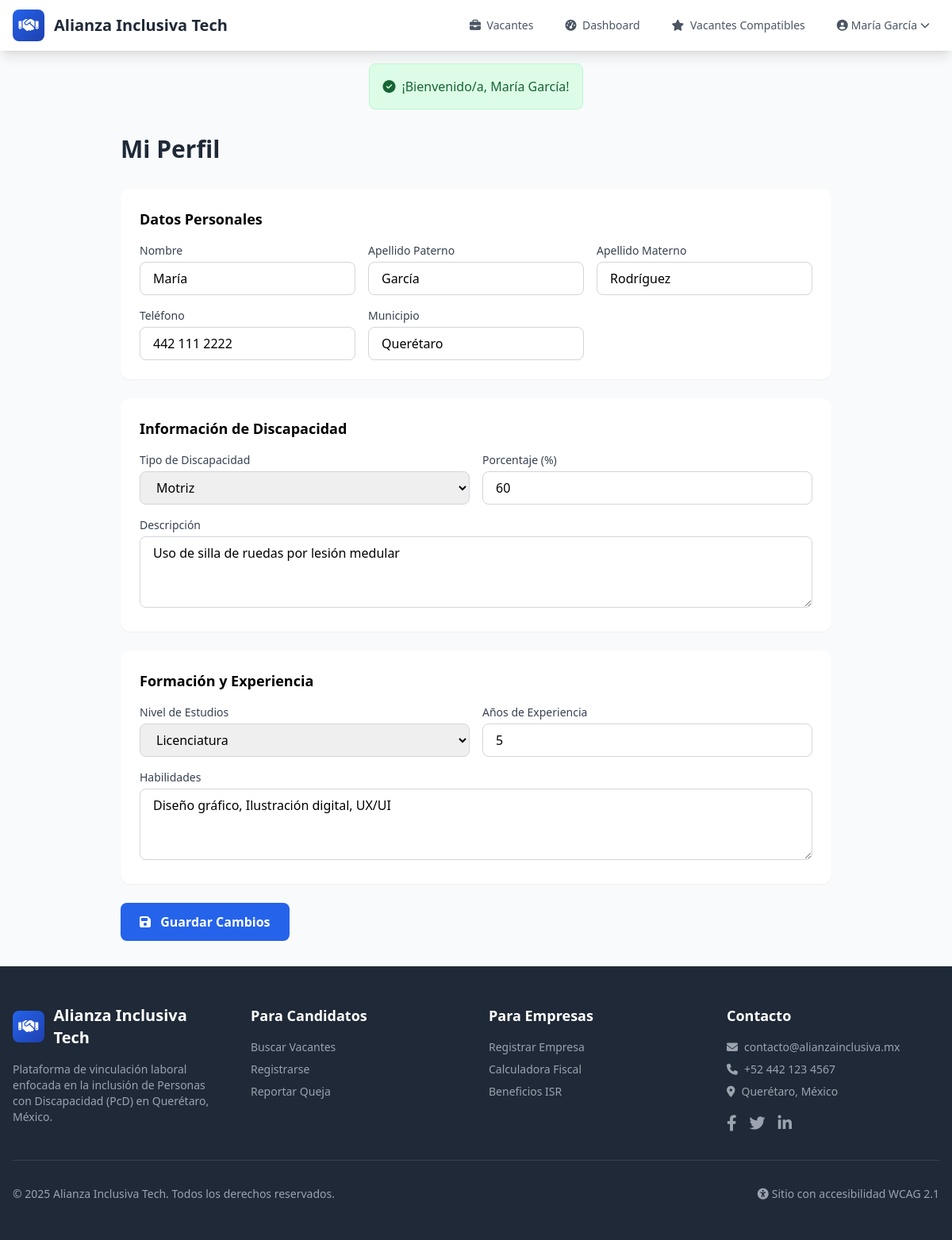
The app's page /candidato/perfil (signed in) with its own data.
### tables this page shows
CREATE TABLE candidatos (
    id INT AUTO_INCREMENT PRIMARY KEY,
    usuario_id INT NOT NULL,
    nombre VARCHAR(100) NOT NULL,
    apellido_paterno VARCHAR(100) NOT NULL,
    apellido_materno VARCHAR(100) NULL,
    fecha_nacimiento DATE NOT NULL,
    curp VARCHAR(18) NULL,
    rfc VARCHAR(13) NULL,
    telefono VARCHAR(20) NULL,
    direccion TEXT NULL,
    colonia VARCHAR(150) NULL,
    municipio VARCHAR(100) DEFAULT 'Querétaro',
    estado VARCHAR(100) DEFAULT 'Querétaro',
    codigo_postal VARCHAR(10) NULL,
    tipo_discapacidad ENUM('motriz', 'visual', 'auditiva', 'neurodivergente', 'multiple', 'otra') NOT NULL,
    descripcion_discapacidad TEXT NULL,
    porcentaje_discapacidad INT DEFAULT 0,
    certificado_discapacidad VARCHAR(255) NULL,
    certificado_verificado TINYINT(1) DEFAULT 0,
    fecha_verificacion DATETIME NULL,
    dispositivos_apoyo TEXT NULL COMMENT 'JSON array de dispositivos requeridos',
    necesidades_accesibilidad TEXT NULL COMMENT 'JSON array de necesidades',
    nivel_estudios ENUM('primaria', 'secundaria', 'preparatoria', 'tecnico', 'licenciatura', 'posgrado') NULL,
    experiencia_anos INT DEFAULT 0,
    habilidades TEXT NULL,
    curriculum_pdf VARCHAR(255) NULL,
    disponibilidad ENUM('inmediata', '15_dias', '1_mes', 'otro') DEFAULT 'inmediata',
    expectativa_salarial DECIMAL(10,2) NULL,
    foto VARCHAR(255) NULL,
    activo_busqueda TINYINT(1) DEFAULT 1,
    fecha_creacion DATETIME DEFAULT CURRENT_TIMESTAMP,
    fecha_actualizacion DATETIME DEFAULT CURRENT_TIMESTAMP ON UPDATE CURRENT_TIMESTAMP,
    FOREIGN KEY (usuario_id) REFERENCES usuarios(id) ON DELETE CASCADE,
    INDEX idx_tipo_discapacidad (tipo_discapacidad),
    INDEX idx_municipio (municipio),
    INDEX idx_activo_busqueda (activo_busqueda)
);

### app/controllers/BaseController.php (called while the page is built, shortened)
<?php
class BaseController {
    public function __construct() {
        try {
            $this->db = Database::getInstance()->getConnection();
        } catch (Exception $e) {
            $this->db = null;
        }
    }
    protected function view($view, $data = []) {
        extract($data);
        require_once VIEWS_PATH . '/layouts/header.php';
        require_once VIEWS_PATH . '/' . $view . '.php';
        require_once VIEWS_PATH . '/layouts/footer.php';
    }
}

### app/controllers/CandidatoController.php (called while the page is built, shortened)
<?php
class CandidatoController extends BaseController {
    public function perfil() {
        $candidato = $this->getCandidatoActual();
        $candidato['dispositivos_apoyo'] = json_decode($candidato['dispositivos_apoyo'], true) ?? [];
        $candidato['necesidades_accesibilidad'] = json_decode($candidato['necesidades_accesibilidad'], true) ?? [];
        $this->view('candidatos/perfil', ['candidato' => $candidato]);
    }
    private function getCandidatoActual() {
        $stmt = $this->db->prepare("SELECT * FROM candidatos WHERE usuario_id = ?");
        $stmt->execute([$_SESSION['user_id']]);
        return $stmt->fetch();
    }
}

### app/config/router.php (called while the page is built, shortened)
<?php
class Router {
    private $routes = [];
    public function get($pattern, $callback) {
        $this->routes['GET'][$pattern] = $callback;
    }
    public function post($pattern, $callback) {
        $this->routes['POST'][$pattern] = $callback;
    }
    public function dispatch() {
        $method = $_SERVER['REQUEST_METHOD'];
        $uri = $this->getUri();
        if (isset($this->routes[$method])) {
            foreach ($this->routes[$method] as $pattern => $callback) {
                $pattern = preg_replace('/\{([a-zA-Z0-9_]+)\}/', '(?P<$1>[^/]+)', $pattern);
                $pattern = '#^' . $pattern . '$#';
                if (preg_match($pattern, $uri, $matches)) {
                    $params = array_filter($matches, function($key) {
                        return !is_numeric($key);
                    }, ARRAY_FILTER_USE_KEY);
                    return $this->executeCallback($callback, $params);
                }
            }
        }
    }
    private function getUri() {
        $uri = $_SERVER['REQUEST_URI'];
        $uri = '/' . ltrim($uri, '/');
        if ($uri !== '/') {
            $uri = rtrim($uri, '/');
        }
        return $uri;
    }
    private function executeCallback($callback, $params = []) {
        if (is_array($callback)) {
            $controller = $callback[0];
            $method = $callback[1];
            if (is_string($controller)) {
                $controller = new $controller();
            }
            return call_user_func_array([$controller, $method], $params);
        }
        return call_user_func_array($callback, $params);
    }
}

### index.php (called while the page is built, shortened)
<?php
require_once BASE_PATH . '/app/config/database.php';
require_once BASE_PATH . '/app/config/router.php';
require_once BASE_PATH . '/app/controllers/BaseController.php';
require_once BASE_PATH . '/app/controllers/CandidatoController.php';
$router = new Router();
$router->get('/', ['HomeController', 'index']);
$router->get('/vacantes', ['VacanteController', 'listar']);
$router->get('/vacante/{slug}', ['VacanteController', 'ver']);
$router->get('/login', ['AuthController', 'loginForm']);
$router->post('/login', ['AuthController', 'login']);
$router->get('/registro', ['AuthController', 'registroForm']);
$router->get('/registro/empresa', ['AuthController', 'registroEmpresaForm']);
$router->post('/registro/empresa', ['AuthController', 'registroEmpresa']);
$router->get('/registro/candidato', ['AuthController', 'registroCandidatoForm']);
$router->post('/registro/candidato', ['AuthController', 'registroCandidato']);
$router->get('/logout', ['AuthController', 'logout']);
$router->get('/recuperar', ['AuthController', 'recuperarForm']);
$router->post('/recuperar', ['AuthController', 'recuperar']);
$router->get('/empresa/dashboard', ['EmpresaController', 'dashboard']);
$router->get('/empresa/perfil', ['EmpresaController', 'perfil']);
$router->post('/empresa/perfil', ['EmpresaController', 'actualizarPerfil']);
$router->get('/empresa/vacantes', ['EmpresaController', 'misVacantes']);
$router->get('/empresa/vacante/nueva', ['EmpresaController', 'nuevaVacante']);
$router->post('/empresa/vacante/nueva', ['EmpresaController', 'guardarVacante']);
$router->get('/empresa/vacante/{id}/editar', ['EmpresaController', 'editarVacante']);
$router->post('/empresa/vacante/{id}/editar', ['EmpresaController', 'actualizarVacante']);
$router->get('/empresa/vacante/{id}/postulaciones', ['EmpresaController', 'verPostulaciones']);
$router->post('/empresa/postulacion/{id}/estado', ['EmpresaController', 'cambiarEstadoPostulacion']);
$router->get('/empresa/contrataciones', ['EmpresaController', 'contrataciones']);
$router->get('/empresa/contratacion/nueva', ['EmpresaController', 'nuevaContratacion']);
$router->post('/empresa/contratacion/nueva', ['EmpresaController', 'guardarContratacion']);
$router->get('/candidato/dashboard', ['CandidatoController', 'dashboard']);
$router->get('/candidato/perfil', ['CandidatoController', 'perfil']);
$router->post('/candidato/perfil', ['CandidatoController', 'actualizarPerfil']);
$router->get('/candidato/postulaciones', ['CandidatoController', 'misPostulaciones']);
$router->post('/vacante/{id}/postular', ['CandidatoController', 'postular']);
$router->get('/candidato/vacantes-compatibles', ['CandidatoController', 'vacantesCompatibles']);
$router->get('/fiscal/calculadora', ['FiscalController', 'calculadora']);
$router->post('/fiscal/calcular', ['FiscalController', 'calcular']);
$router->get('/fiscal/reporte', ['FiscalController', 'reporte']);
$router->get('/fiscal/reporte/pdf', ['FiscalController', 'generarPDF']);
$router->get('/admin/dashboard', ['AdminController', 'dashboard']);
$router->get('/admin/candidatos', ['AdminController', 'candidatos']);
$router->get('/admin/candidato/{id}', ['AdminController', 'verCandidato']);
$router->post('/admin/candidato/{id}/verificar', ['AdminController', 'verificarCertificado']);
$router->get('/admin/empresas', ['AdminController', 'empresas']);
$router->post('/admin/empresa/{id}/verificar', ['AdminController', 'verificarEmpresa']);
$router->get('/admin/vacantes', ['AdminController', 'vacantes']);
$router->post('/admin/vacante/{id}/estado', ['AdminController', 'cambiarEstadoVacante']);
$router->get('/admin/quejas', ['AdminController', 'quejas']);
$router->get('/admin/queja/{id}', ['AdminController', 'verQueja']);
$router->post('/admin/queja/{id}/estado', ['AdminController', 'cambiarEstadoQueja']);
$router->get('/admin/reportes', ['AdminController', 'reportes']);
$router->get('/queja/nueva', ['AdminController', 'nuevaQueja']);
$router->post('/queja/nueva', ['AdminController', 'guardarQueja']);
$router->get('/admin/configuraciones', ['ConfigController', 'index']);
$router->post('/admin/configuraciones', ['ConfigController', 'guardar']);
$router->notFound(function() {
    require_once VIEWS_PATH . '/layouts/header.php';
    echo '<div class="container mx-auto px-4 py-16 text-center">';
    echo '<h1 class="text-6xl font-bold text-gray-300 mb-4">404</h1>';
    echo '<p class="text-xl text-gray-600 mb-8">Página no encontrada</p>';
    echo '<a href="' . BASE_URL . '" class="bg-blue-600 text-white px-6 py-3 rounded-lg hover:bg-blue-700 transition">Volver al inicio</a>';
    echo '</div>';
    require_once VIEWS_PATH . '/layouts/footer.php';
});
$router->dispatch();

### app/config/database.php (called while the page is built, shortened)
<?php
class Database {
    private static $instance = null;
    private $connection;
    private function __construct() {
        try {
            $dsn = "mysql:host=" . DB_HOST . ";dbname=" . DB_NAME . ";charset=" . DB_CHARSET;
            $options = [
                PDO::ATTR_ERRMODE => PDO::ERRMODE_EXCEPTION,
                PDO::ATTR_DEFAULT_FETCH_MODE => PDO::FETCH_ASSOC,
                PDO::ATTR_EMULATE_PREPARES => false,
            ];
            $this->connection = new PDO($dsn, DB_USER, DB_PASS, $options);
        } catch (PDOException $e) {
            if (defined('ENVIRONMENT') && ENVIRONMENT === 'development') {
                error_log("Error de conexión DB: " . $e->getMessage());
            } else {
                error_log("Error de conexión DB - Código: " . $e->getCode());
            }
            throw new Exception("Error de conexión a la base de datos");
        }
    }
    public static function getInstance() {
        if (self::$instance === null) {
            self::$instance = new self();
        }
        return self::$instance;
    }
    public function getConnection() {
        return $this->connection;
    }
}

### app/views/candidatos/perfil.php (the view, shortened to what this page needs)
<div class="py-8 px-4">
    <div class="max-w-4xl mx-auto">
        <h1 class="text-3xl font-bold text-gray-800 mb-8">Mi Perfil</h1>
        <form method="POST" action="<?= BASE_URL ?>/candidato/perfil" enctype="multipart/form-data">
            <div class="bg-white rounded-xl shadow-sm p-6 mb-6">
                <h2 class="text-lg font-semibold mb-4">Datos Personales</h2>
                <div class="grid md:grid-cols-3 gap-4">
                    <div>
                        <label class="block text-sm font-medium text-gray-700 mb-1">Nombre</label>
                        <input type="text" name="nombre" value="<?= htmlspecialchars($candidato['nombre']) ?>" required
                               class="w-full px-4 py-2 border border-gray-300 rounded-lg">
                    </div>
                    <div>
                        <label class="block text-sm font-medium text-gray-700 mb-1">Apellido Paterno</label>
                        <input type="text" name="apellido_paterno" value="<?= htmlspecialchars($candidato['apellido_paterno']) ?>" required
                               class="w-full px-4 py-2 border border-gray-300 rounded-lg">
                    </div>
                    <div>
                        <label class="block text-sm font-medium text-gray-700 mb-1">Apellido Materno</label>
                        <input type="text" name="apellido_materno" value="<?= htmlspecialchars($candidato['apellido_materno'] ?? '') ?>"
                               class="w-full px-4 py-2 border border-gray-300 rounded-lg">
                    </div>
                    <div>
                        <label class="block text-sm font-medium text-gray-700 mb-1">Teléfono</label>
                        <input type="tel" name="telefono" value="<?= htmlspecialchars($candidato['telefono'] ?? '') ?>"
                               class="w-full px-4 py-2 border border-gray-300 rounded-lg">
                    </div>
                    <div>
                        <label class="block text-sm font-medium text-gray-700 mb-1">Municipio</label>
                        <input type="text" name="municipio" value="<?= htmlspecialchars($candidato['municipio'] ?? '') ?>"
                               class="w-full px-4 py-2 border border-gray-300 rounded-lg">
                    </div>
                </div>
            </div>
            <div class="bg-white rounded-xl shadow-sm p-6 mb-6">
                <h2 class="text-lg font-semibold mb-4">Información de Discapacidad</h2>
                <div class="grid md:grid-cols-2 gap-4">
                    <div>
                        <label class="block text-sm font-medium text-gray-700 mb-1">Tipo de Discapacidad</label>
                        <select name="tipo_discapacidad" class="w-full px-4 py-2 border border-gray-300 rounded-lg">
                            <option value="motriz" <?= $candidato['tipo_discapacidad'] === 'motriz' ? 'selected' : '' ?>>Motriz</option>
                        </select>
                    </div>
                    <div>
                        <label class="block text-sm font-medium text-gray-700 mb-1">Porcentaje (%)</label>
                        <input type="number" name="porcentaje_discapacidad" min="0" max="100"
                               value="<?= $candidato['porcentaje_discapacidad'] ?>"
                               class="w-full px-4 py-2 border border-gray-300 rounded-lg">
                    </div>
                    <div class="md:col-span-2">
                        <label class="block text-sm font-medium text-gray-700 mb-1">Descripción</label>
                        <textarea name="descripcion_discapacidad" rows="3"
                                  class="w-full px-4 py-2 border border-gray-300 rounded-lg"><?= htmlspecialchars($candidato['descripcion_discapacidad'] ?? '') ?></textarea>
                    </div>
                </div>
            </div>
            <div class="bg-white rounded-xl shadow-sm p-6 mb-6">
                <h2 class="text-lg font-semibold mb-4">Formación y Experiencia</h2>
                <div class="grid md:grid-cols-2 gap-4">
                    <div>
                        <label class="block text-sm font-medium text-gray-700 mb-1">Nivel de Estudios</label>
                        <select name="nivel_estudios" class="w-full px-4 py-2 border border-gray-300 rounded-lg">
                            <option value="licenciatura" <?= ($candidato['nivel_estudios'] ?? '') === 'licenciatura' ? 'selected' : '' ?>>Licenciatura</option>
                        </select>
                    </div>
                    <div>
                        <label class="block text-sm font-medium text-gray-700 mb-1">Años de Experiencia</label>
                        <input type="number" name="experiencia_anos" min="0" value="<?= $candidato['experiencia_anos'] ?? 0 ?>"
                               class="w-full px-4 py-2 border border-gray-300 rounded-lg">
                    </div>
                    <div class="md:col-span-2">
                        <label class="block text-sm font-medium text-gray-700 mb-1">Habilidades</label>
                        <textarea name="habilidades" rows="3" placeholder="Ejemplo: Excel, Diseño gráfico, Atención al cliente..."
                                  class="w-full px-4 py-2 border border-gray-300 rounded-lg"><?= htmlspecialchars($candidato['habilidades'] ?? '') ?></textarea>
                    </div>
                </div>
            </div>
            <button type="submit" class="btn-primary text-white px-6 py-3 rounded-lg font-semibold">
                <i class="fas fa-save mr-2"></i> Guardar Cambios
            </button>
        </form>
    </div>
</div>

### records on screen
candidatos: nombre "María", apellido_paterno "García", apellido_materno "Rodríguez", telefono "442 111 2222", municipio "Querétaro", tipo_discapacidad "Motriz", porcentaje_discapacidad "60", descripcion_discapacidad "Uso de silla de ruedas por lesión medular", nivel_estudios "Licenciatura", experiencia_anos "5", habilidades "Diseño gráfico, Ilustración digital, UX/UI"

### other values on screen
$sitioNombre "Alianza Inclusiva Tech"
$user['nombre'] "María García"
$flash['mensaje'] "¡Bienvenido/a, María García!"
SITE_NAME "Alianza Inclusiva Tech"
SITE_CONTACT_EMAIL "contacto@alianzainclusiva.mx"
SITE_CONTACT_PHONE "+52 442 123 4567"
